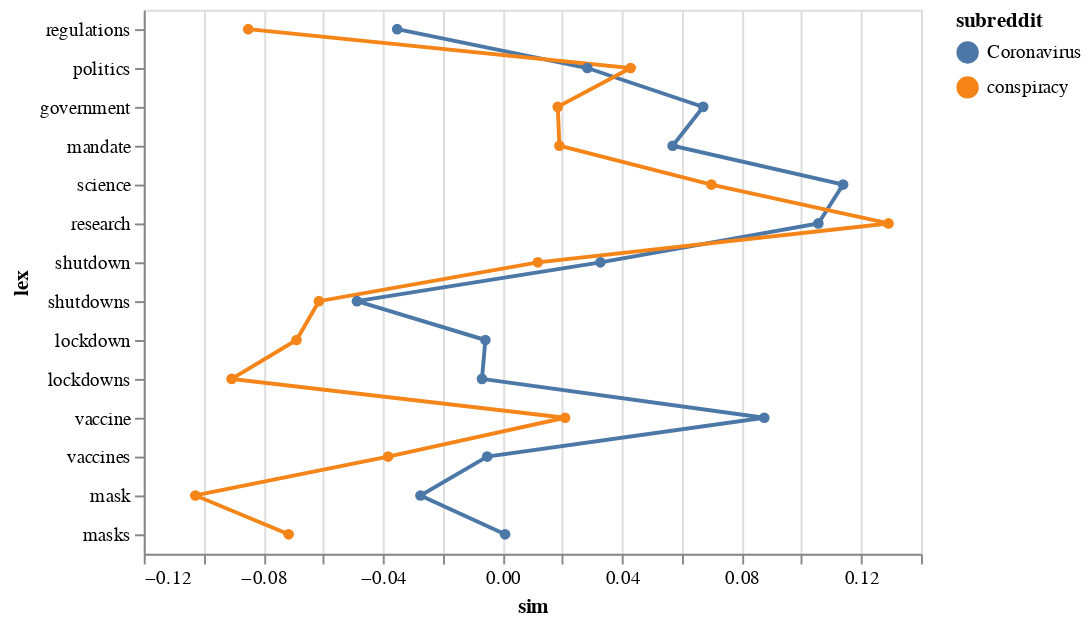

The notebook cell this image was saved under:
### Code cell
proj_sims = get_axis_sims(lexs, models, pole_words, k=10)

proj_sims_chart = alt.Chart(proj_sims).mark_line(point=True).encode(
	x='sim',
	y=alt.Y('lex', sort=None),
	color='subreddit'
)

proj_sims_chart

### Figure 1 — Vega-Lite specification as saved in the notebook (floating-point values rounded to 4 significant figures)
{"config": {"view": {"continuousWidth": 400, "continuousHeight": 300}}, "data": {"name": "data-e55b97b1001d1e7c73b505459fc4c90d"}, "mark": {"type": "line", "point": true}, "encoding": {"color": {"field": "subreddit", "type": "nominal"}, "x": {"field": "sim", "type": "quantitative"}, "y": {"field": "lex", "sort": null, "type": "nominal"}}, "$schema": "https://vega.github.io/schema/vega-lite/v4.17.0.json", "datasets": {"data-e55b97b1001d1e7c73b505459fc4c90d": [{"subreddit": "Coronavirus", "lex": "regulations", "sim": -0.03523}, {"subreddit": "conspiracy", "lex": "regulations", "sim": -0.08505}, {"subreddit": "Coronavirus", "lex": "politics", "sim": 0.02839}, {"subreddit": "conspiracy", "lex": "politics", "sim": 0.04287}, {"subreddit": "Coronavirus", "lex": "government", "sim": 0.06714}, {"subreddit": "conspiracy", "lex": "government", "sim": 0.01849}, {"subreddit": "Coronavirus", "lex": "mandate", "sim": 0.05692}, {"subreddit": "conspiracy", "lex": "mandate", "sim": 0.01905}, {"subreddit": "Coronavirus", "lex": "science", "sim": 0.1139}, {"subreddit": "conspiracy", "lex": "science", "sim": 0.06988}, {"subreddit": "Coronavirus", "lex": "research", "sim": 0.1057}, {"subreddit": "conspiracy", "lex": "research", "sim": 0.1291}, {"subreddit": "Coronavirus", "lex": "shutdown", "sim": 0.03277}, {"subreddit": "conspiracy", "lex": "shutdown", "sim": 0.01181}, {"subreddit": "Coronavirus", "lex": "shutdowns", "sim": -0.04868}, {"subreddit": "conspiracy", "lex": "shutdowns", "sim": -0.06141}, {"subreddit": "Coronavirus", "lex": "lockdown", "sim": -0.005725}, {"subreddit": "conspiracy", "lex": "lockdown", "sim": -0.0689}, {"subreddit": "Coronavirus", "lex": "lockdowns", "sim": -0.006859}, {"subreddit": "conspiracy", "lex": "lockdowns", "sim": -0.0906}, {"subreddit": "Coronavirus", "lex": "vaccine", "sim": 0.08758}, {"subreddit": "conspiracy", "lex": "vaccine", "sim": 0.02092}, {"subreddit": "Coronavirus", "lex": "vaccines", "sim": -0.005105}, {"subreddit": "conspiracy", "lex": "vaccines", "sim": -0.03825}, {"subreddit": "Coronavirus", "lex": "mask", "sim": -0.02744}, {"subreddit": "conspiracy", "lex": "mask", "sim": -0.1027}, {"subreddit": "Coronavirus", "lex": "masks", "sim": 0.0008545}, {"subreddit": "conspiracy", "lex": "masks", "sim": -0.07155}]}}
